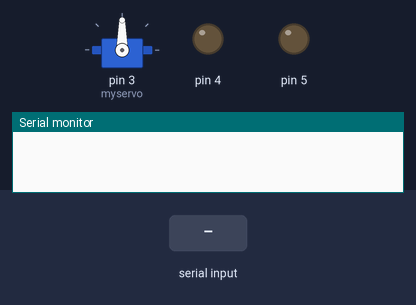
Recording of a sketch running on a simulated Arduino Uno, built with avr-gcc and run on an emulated ATmega328P. On the bench: servo, output pins drawn as LEDs (lit = HIGH), the last lines printed to the serial monitor. The inputs (shaded band) are chosen by the test bench.

Above: at 1.3 s.
1.4 s: "F" received over the second serial link
4.4 s: "A" received over the second serial link
At 7.2 s:
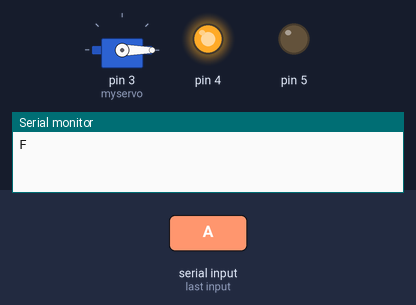
7.4 s: "B" received over the second serial link
At 8.4 s:
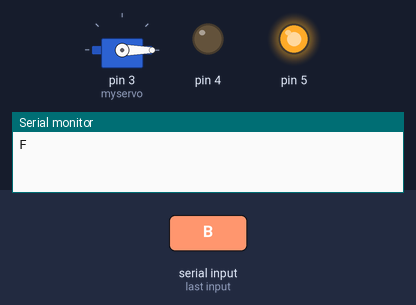
8.9 s: "F" received over the second serial link
At 9.36 s:
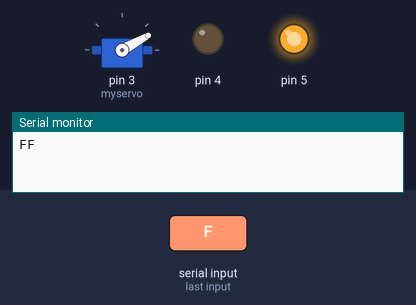
11.9 s: "C" received over the second serial link
At 15.5 s:
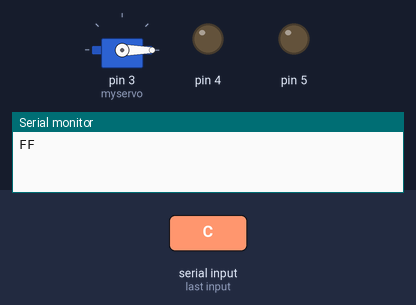
Timing chart, 0 to 15.9 s (numbered marks = the images above; inputs shaded):
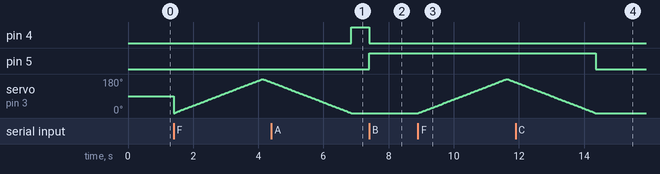

The sketch:

phase_2_incomplete.ino
```cpp
#include <SoftwareSerial.h>
#include <Servo.h>

SoftwareSerial mySerial(8,9);
Servo myservo;  // create servo object to control a servo
// twelve servo objects can be created on most boards

int pos = 0;    // variable to store the servo position
char c;
void setup()
{
myservo.attach(3);
mySerial.begin(9600);
Serial.begin(9600);
delay(100);
pinMode(4, OUTPUT);
pinMode(5, OUTPUT);
}
void loop()
{
if (Serial.available()>0)
mySerial.write(Serial.read());
if (mySerial.available()>0)
{
c = mySerial.read();
if(c == 'F')
{
  Serial.write(c);
  for (pos = 0; pos <= 180; pos += 1)
    { // goes from 0 degrees to 180 degrees
    // in steps of 1 degree
    myservo.write(pos);              // tell servo to go to position in variable 'pos'
    delay(15);                       // waits 15ms for the servo to reach the position
    }
  for (pos = 180; pos >= 0; pos -= 1)
  { // goes from 180 degrees to 0 degrees
    myservo.write(pos);              // tell servo to go to position in variable 'pos'
    delay(15);                       // waits 15ms for the servo to reach the position
  }
}
if (c == 'A')
{
  digitalWrite(4,HIGH);
  digitalWrite(5,LOW);
}
if (c == 'B')
{
  digitalWrite(5,HIGH);
  digitalWrite(4,LOW);
}
if (c == 'C')
{
  digitalWrite(4,LOW);
  digitalWrite(5,LOW);
}
}
}
```

Measured:
- after the input at 4.4 s, pin 4: LOW → HIGH after 2.5 s
- after the input at 7.4 s, pin 4: HIGH → LOW at once; pin 5: LOW → HIGH at once
- after the input at 8.9 s, servo on pin 3 (myservo): rises from 0° to 180° in 2.7 s, then falls to 164° in 0.24 s
- after the input at 11.9 s, pin 5: HIGH → LOW after 2.5 s
